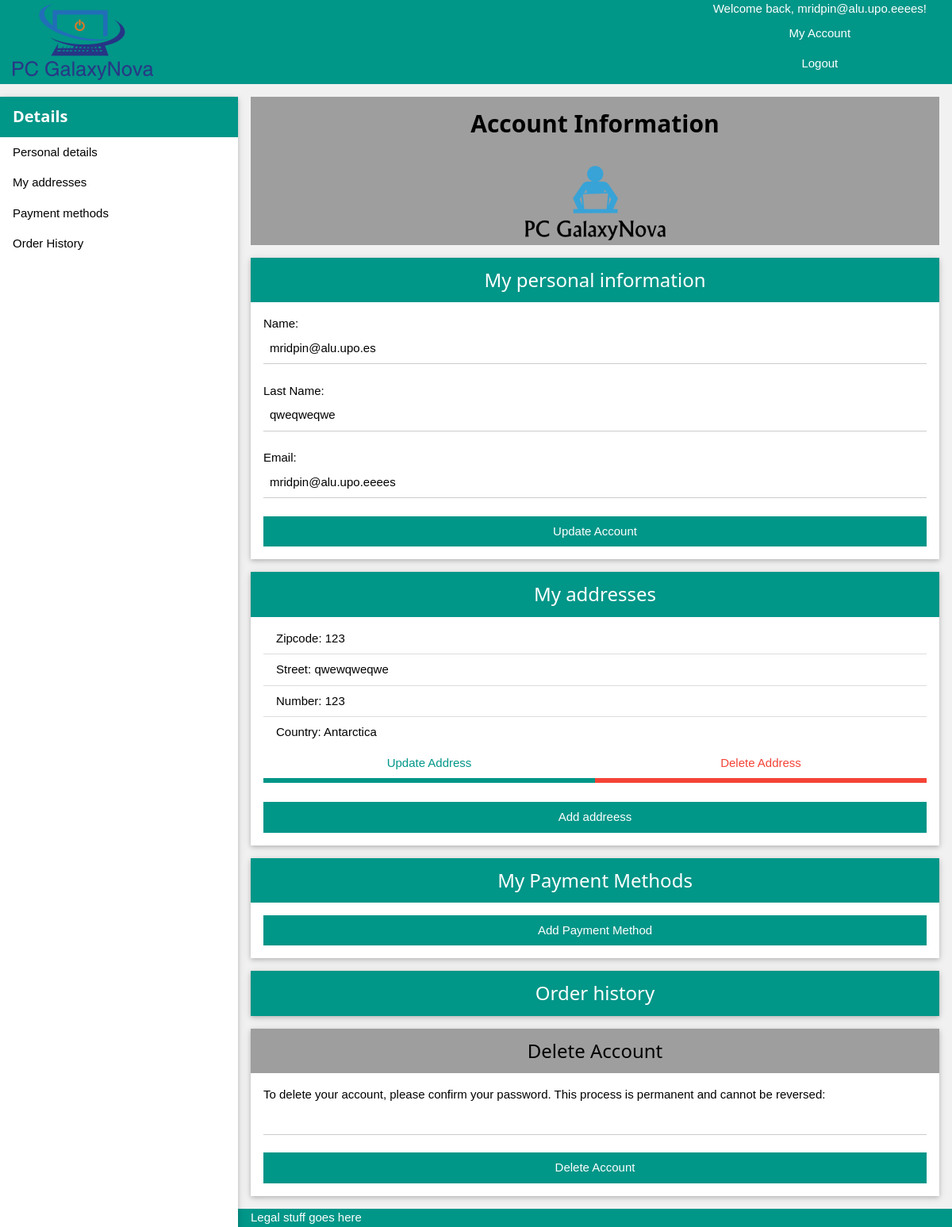
The page /account.php (signed in) on the database its author committed.
### tables this page shows
CREATE TABLE `users` (
  `user_id` int(11) NOT NULL,
  `type` varchar(50) NOT NULL,
  `name` varchar(50) NOT NULL,
  `password` varchar(256) NOT NULL,
  `last_name` varchar(50) NOT NULL,
  `address` int(11) NOT NULL,
  `email` varchar(60) NOT NULL
);

CREATE TABLE `address` (
  `address_id` int(11) NOT NULL,
  `zip_code` int(11) NOT NULL,
  `country` varchar(50) NOT NULL,
  `street` varchar(50) NOT NULL,
  `number` int(11) NOT NULL
);

### account.php (the view, shortened to what this page needs)
<!DOCTYPE html>
<?php
include 'functions.php';
require_once 'functions.php';
function accountDetails() {
    $link = createConnection();
    $sql = "SELECT * FROM users WHERE email='" . $_SESSION["user"] . "'";
    $result = mysqli_query($link, $sql);
    if (!$result) {
        mysqli_close($link);
        die("ERROR: There is an error in SELECT ACCOUNT query");
    } else {
        $line = mysqli_fetch_array($result);
        return $line;
    }
}
function showAccountDetails() {
    $info = accountDetails();
    $result = "";
    $result .= "Name: <input class='w3-input w3-hover-grey' type='text' name='username' value='" . $info["name"] . "' required='required' /><br />";
    $result .= "Last Name: <input class='w3-input w3-hover-grey' type='text' name='last_name' value='" . $info["last_name"] . "' required='required' /><br />";
    $result .= "Email: <input class='w3-input w3-hover-grey' type='email' name='email' value='" . $info["email"] . "' required='required' /><br />";
    return $result;
}
function printAddressDetails() {
    $info = addressDetails();
    $result = "";
    $i = 0;
    foreach ($info as $address) {
        $result .= "<li><ul class='w3-ul'>";
        $result .= "<li class='details_li'>Zipcode: " . $address["zip_code"] . "</li>";
        $result .= "<li class='details_li'>Street: " . $address["street"] . "</li>";
        $result .= "<li class='details_li'>Number: " . $address["number"] . "</li>";
        $result .= "<li class='details_li'>Country: " . getCountryName($address["country"]) . "</li>";
        $result .= "</ul><form method='post' action='addresses.php'><input type='hidden' name='address_number' value='" . $i . "' />" .
                "<input class='w3-hover-teal w3-hover-text-white w3-button w3-block w3-white w3-border-teal w3-bottombar w3-text-teal w3-cell' style='width:50%' type='submit' value='Update Address' name='update_address'/>" .
                "<input class='w3-hover-red w3-hover-text-white w3-button w3-block w3-white w3-border-red w3-text-red w3-bottombar w3-cell' style='width:50%' type='submit' value='Delete Address' name='delete_address'/></form>";
        $result .= "</li>";
        $i++;
    }
    return $result;
}
?>
<html>
    <head>
        <link rel="stylesheet" href="stylesheets/stylesheet.css" />
    </head>
    <body class="w3-light-grey">
        <?php
        include("header.php");
        if (!isset($_POST['submit']) || !empty($error)) {
            ?>
            <nav class="w3-sidebar w3-bar-block w3-collapse w3-card w3-animate-left w3-quarter w3-cent" id="account_nav">
                <div class="w3-teal w3-text-white w3-container">
                    <h4><strong>Details</strong></h4>
                </div>
                <div>
                    <a class="w3-hover-teal w3-hover-text-white w3-bar-item w3-button" href="#personal_details_section">Personal details</a>
                    <a class="w3-hover-teal w3-hover-text-white w3-bar-item w3-button" href="#addresses_section">My addresses</a>
                    <a class="w3-hover-teal w3-hover-text-white w3-bar-item w3-button" href="#payment_methods_section">Payment methods</a>
                    <a class="w3-hover-teal w3-hover-text-white w3-bar-item w3-button" href="#order_history_section">Order History</a>
                </div>
            </nav>
            <article class="w3-container w3-threequarter w3-right w3-mobile" id="accountInfoArticle">
                <div class="w3-grey">
                    <div class="w3-grey w3-text-black w3-container w3-center">
                        <h2><strong>Account Information</strong></h2>
                    </div>
                    <figure class="w3-container w3-center">
                        <img src="img/logo3.png" alt="logo">
                    </figure>
                </div>
                <section class="w3-card w3-white w3-section" id="personal_details_section">
                    <div class="w3-teal w3-text-white w3-container w3-center">
                        <h3>My personal information</h3>
                    </div>
                    <form id="personal_details_form" class="w3-container w3-padding-16 w3-white" method="post" action="account.php">
                        <?php
                        echo showAccountDetails();
                        ?>
                        <input class="w3-block w3-button w3-teal" type="submit" name="submitAccountDetails" value="Update Account" />
                    </form>
                </section>
                <section class="w3-card w3-white w3-section" id="addresses_section">
                    <div class="w3-teal w3-text-white w3-container w3-center">
                        <h3>My addresses</h3>
                    </div>
                    <ol class="w3-ul">
                        <?php
                        echo printAddressDetails();
                        ?>
                    </ol>
                    <form class="w3-container w3-padding-16 w3-white" method="post" action="addresses.php" >
                        <input class="w3-block w3-button w3-teal" type="submit" name="add_address" value="Add addreess" class="details_button" id="add_address_button" />
                    </form>
                </section>
                <section class="w3-card w3-white w3-section" id="payment_methods_section">
                    <div class="w3-teal w3-text-white w3-container w3-center">
                        <h3>My Payment Methods</h3>
                    </div>
                    <form class="w3-container w3-padding-16 w3-white" method="POST" action="paymentMethods.php" >
                        <input class="w3-block w3-button w3-teal" type="submit" name="add_paymentMethod" value="Add Payment Method" class="details_button" id="add_paymethod_button" />
                    </form>
                </section>
                <section class="w3-card w3-white w3-section" id="order_history_section">
                    <div class="w3-teal w3-text-white w3-container w3-center">
                        <h3>Order history</h3>
                    </div>
                </section>
                <section class="w3-card w3-white w3-section" id="delete_account_section">
                    <div class="w3-grey w3-text-black w3-container w3-center">
                        <h3>Delete Account</h3>
                    </div>
                    <form id="delete_account_form" class="w3-container w3-padding-16" method="post" action="account.php">
                        <label class="account_instructions" id="delete_account_instructions">To delete your account, please confirm your password. This process is permanent and cannot be reversed: </label>
                        <input class="w3-input w3-hover-grey" type="password" name="delete_account_password" required="required"/><br />
                        <input class="w3-block w3-button w3-teal" type="submit" name="delete_account_submit" value="Delete Account" />
                    </form>
                </section>
            </article>
            <?php
        }
        ?>
        <?php include("footer.php"); ?>
    </body>
</html>

### stylesheets/stylesheet.css (style rules this page uses)
html { box-sizing:border-box }
*,*:before,*:after { box-sizing:inherit }
html { -ms-text-size-adjust:100%;-webkit-text-size-adjust:100% }
body { margin:0 }
article,aside,details,figcaption,figure,footer,header,main,menu,nav,section,summary { display:block }
a { background-color:transparent;-webkit-text-decoration-skip:objects }
figure { margin:1em 40px }
img { border-style:none }
button,input,select,textarea { font:inherit;margin:0 }
button,input { overflow:visible }
button,html [type=button],[type=reset],[type=submit] { -webkit-appearance:button }
html,body { font-family:Verdana,sans-serif;font-size:15px;line-height:1.5 }
html { overflow-x:hidden }
h2 { font-size:30px }
h3 { font-size:24px }
h4 { font-size:20px }
h1,h2,h3,h4,h5,h6 { font-family:"Segoe UI",Arial,sans-serif;font-weight:400;margin:10px 0 }
img { vertical-align:middle }
a { color:inherit }
.w3-btn,.w3-button { border:none;display:inline-block;outline:0;padding:8px 16px;vertical-align:middle;overflow:hidden;text-decoration:none;color:inherit;background-color:inherit;text-align:center;cursor:pointer;white-space:nowrap }
.w3-btn,.w3-button { -webkit-touch-callout:none;-webkit-user-select:none;-khtml-user-select:none;-moz-user-select:none;-ms-user-select:none;user-select:none }
.w3-ul { list-style-type:none;padding:0;margin:0 }
.w3-ul li { padding:8px 16px;border-bottom:1px solid #ddd }
.w3-ul li:last-child { border-bottom:none }
.w3-input { padding:8px;display:block;border:none;border-bottom:1px solid #ccc;width:100% }
.w3-sidebar { height:100%;width:200px;background-color:#fff;position:fixed!important;z-index:1;overflow:auto }
.w3-bar-block .w3-bar-item { width:100%;display:block;padding:8px 16px;text-align:left;border:none;outline:none;white-space:normal;float:none }
.w3-block { display:block;width:100% }
.w3-container:after,.w3-container:before,.w3-panel:after,.w3-panel:before,.w3-row:after,.w3-row:before,.w3-row-padding:after,.w3-row-padding:before, .w3-cell-row:before,.w3-cell-row:after,.w3-clear:after,.w3-clear:before,.w3-bar:before,.w3-bar:after { content:"";display:table;clear:both }
.w3-col,.w3-half,.w3-third,.w3-twothird,.w3-threequarter,.w3-quarter { float:left;width:100% }
@media (min-width:601px) { .w3-col.m3,.w3-quarter { width:24.99999% } }
@media (min-width:601px) { .w3-col.m9,.w3-threequarter { width:74.99999% } }
.w3-cell { display:table-cell }
@media (min-width:801px) { .w3-sidebar.w3-collapse { display:block!important } }
.w3-container,.w3-panel { padding:0.01em 16px }
.w3-card,.w3-card-2 { box-shadow:0 2px 5px 0 rgba(0,0,0,0.16),0 2px 10px 0 rgba(0,0,0,0.12) }
.w3-animate-left { position:relative;animation:animateleft 0.4s }
.w3-center { text-align:center!important }
.w3-bottombar { border-bottom:6px solid #ccc!important }
.w3-section,.w3-code { margin-top:16px!important;margin-bottom:16px!important }
.w3-padding-16 { padding-top:16px!important;padding-bottom:16px!important }
.w3-right { float:right!important }
.w3-teal,.w3-hover-teal:hover { color:#fff!important;background-color:#009688!important }
.w3-white,.w3-hover-white:hover { color:#000!important;background-color:#fff!important }
.w3-grey,.w3-hover-grey:hover,.w3-gray,.w3-hover-gray:hover { color:#000!important;background-color:#9e9e9e!important }
.w3-light-grey,.w3-hover-light-grey:hover,.w3-light-gray,.w3-hover-light-gray:hover { color:#000!important;background-color:#f1f1f1!important }
.w3-text-red,.w3-hover-text-red:hover { color:#f44336!important }
.w3-text-teal,.w3-hover-text-teal:hover { color:#009688!important }
.w3-text-white,.w3-hover-text-white:hover { color:#fff!important }
.w3-text-black,.w3-hover-text-black:hover { color:#000!important }
.w3-border-red,.w3-hover-border-red:hover { border-color:#f44336!important }
.w3-border-teal,.w3-hover-border-teal:hover { border-color:#009688!important }

### rows shown on the page
users: username "mridpin@alu.upo.es", last_name "qweqweqwe", email "mridpin@alu.upo.eeees"
address: zip_code "123", street "qwewqweqwe", number "123", country "Antarctica"

### other values the page prints
$_SESSION["user"] "mridpin@alu.upo.eeees"
